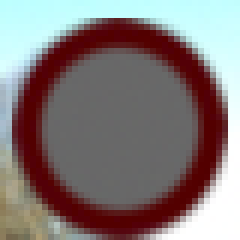
#> input picture signs/val/no_drive/1003.png, 40 x 40 px (shown 6 times larger); its folder holds only this picture in this run; the run also reads 1 picture not shown here
$ python -i eval1.py   (imports and definitions only)
#> lines starting #> are read from the running program, lines starting #| are printed output that depends on the picture; after the words box and inside, x2 and y2 are one past the last pixel; in counts of white or black regions, pixels touching at a corner belong together; pictures that were not available may be replaced by others from this repository, and a replacement may not be noted
import helpers
import cv2
import random
import numpy as np

def get_standatr_signs():

    a_unevenness = cv2.imread("data/standards/a_unevenness.jpg",0)
    a_unevenness = cv2.resize(a_unevenness, (64, 64))
    a_unevenness=cv2.GaussianBlur(a_unevenness,(3,3),0)
    #a_unevenness = cv2.inRange(a_unevenness, (89, 91, 60), (255, 255, 255))
    mask=cv2.threshold(a_unevenness,0,255,cv2.THRESH_BINARY+cv2.THRESH_OTSU)
    a_unevenness=mask[1]

    no_drive = cv2.imread("data/standards/no_drive.png",0)
    no_drive = cv2.resize(no_drive, (64, 64))
    no_drive=cv2.GaussianBlur(no_drive,(3,3),0)
    #no_drive = cv2.inRange(no_drive, (89, 91, 149), (255, 255, 255))
    mask=cv2.threshold(no_drive,0,255,cv2.THRESH_BINARY+cv2.THRESH_OTSU)
    no_drive=mask[1]

    no_entry = cv2.imread("data/standards/no_entry.jpg",0)
    no_entry = cv2.resize(no_entry, (64, 64))
    no_entry=cv2.GaussianBlur(no_entry,(3,3),0)
    #no_entry = cv2.inRange(no_entry, (89, 91, 149), (255, 255, 255))
    mask=cv2.threshold(no_entry,0,255,cv2.THRESH_BINARY+cv2.THRESH_OTSU)
    no_entry=mask[1]

    parking = cv2.imread("data/standards/parking.jpg",0)
    parking = cv2.resize(parking, (64, 64))
    parking=cv2.GaussianBlur(parking,(3,3),0)
    #parking = cv2.inRange(parking, (89, 91, 141), (255, 255, 255))
    mask=cv2.threshold(parking,0,255,cv2.THRESH_BINARY+cv2.THRESH_OTSU)
    parking=mask[1]

    pedistrain = cv2.imread("data/standards/pedistrain.jpg",0)
    pedistrain = cv2.resize(pedistrain, (64, 64))
    pedistrain=cv2.GaussianBlur(pedistrain,(3,3),0)
    #pedistrain = cv2.inRange(pedistrain, (89, 91, 149), (255, 255, 255))
    mask=cv2.threshold(pedistrain,0,255,cv2.THRESH_BINARY+cv2.THRESH_OTSU)
    pedistrain=mask[1]

    road_works = cv2.imread("data/standards/road_works.jpg",0)
    road_works = cv2.resize(road_works, (64, 64))
    road_works=cv2.GaussianBlur(road_works,(3,3),0)
    #road_works = cv2.inRange(road_works, (89, 91, 166), (255, 255, 255))
    mask=cv2.threshold(road_works,0,255,cv2.THRESH_BINARY+cv2.THRESH_OTSU)
    road_works=mask[1]

    stop = cv2.imread("data/standards/stop.jpg",0)
    stop = cv2.resize(stop, (64, 64))
    stop=cv2.GaussianBlur(stop,(3,3),0)
    #stop = cv2.inRange(stop, (89, 91, 149), (255, 255, 255))
    mask=cv2.threshold(stop,0,255,cv2.THRESH_BINARY+cv2.THRESH_OTSU)
    stop=mask[1]

    way_out = cv2.imread("data/standards/way_out.jpg",0)
    #way_out = cv2.inRange(way_out, (89, 91, 149), (255, 255, 255))
    way_out=cv2.GaussianBlur(way_out,(3,3),0)
    way_out = cv2.resize(way_out, (64, 64))
    mask=cv2.threshold(way_out,0,255,cv2.THRESH_BINARY+cv2.THRESH_OTSU)
    way_out=mask[1]

    cv2.imshow("a_unevenness",a_unevenness)
    cv2.imshow("no_drive",no_drive)
    cv2.imshow("no_entry",no_entry)
    cv2.imshow("parking",parking)
    cv2.imshow("pedistrain",pedistrain)
    cv2.imshow("road_works",road_works)
    cv2.imshow("stop",stop)
    cv2.imshow("way_out",way_out)
    standart_signs = {
        "a_unevenness": a_unevenness,
        "no_drive": no_drive,
        "no_entry": no_entry,
        "parking": parking,
        "pedistrain": pedistrain,
        "road_works": road_works,
        "stop": stop,
        "way_out": way_out
    }
    return standart_signs

def one_hot_encode(label):

    one_hot_encoded = []
    if label == "none":
        one_hot_encoded = [0, 0, 0, 0, 0, 0, 0, 0]
    elif label == "pedistrain":
        one_hot_encoded = [1, 0, 0, 0, 0, 0, 0, 0]
    elif label == "no_drive":
        one_hot_encoded = [0, 1, 0, 0, 0, 0, 0, 0]
    elif label == "stop":
        one_hot_encoded = [0, 0, 1, 0, 0, 0, 0, 0]
    elif label == "way_out":
        one_hot_encoded = [0, 0, 0, 1, 0, 0, 0, 0]
    elif label == "no_entry":
        one_hot_encoded = [0, 0, 0, 0, 1, 0, 0, 0]
    elif label == "road_works":
        one_hot_encoded = [0, 0, 0, 0, 0, 1, 0, 0]
    elif label == "parking":
        one_hot_encoded = [0, 0, 0, 0, 0, 0, 1, 0]
    elif label == "a_unevenness":
        one_hot_encoded = [0, 0, 0, 0, 0, 0, 0, 1]

    return one_hot_encoded

def predict_label(image):

    standart_signs = get_standatr_signs()
    a_unevenness = standart_signs["a_unevenness"]
    no_drive = standart_signs["no_drive"]
    no_entry = standart_signs["no_entry"]
    parking = standart_signs["parking"]
    pedistrain = standart_signs["pedistrain"]
    road_works = standart_signs["road_works"]
    stop = standart_signs["stop"]
    way_out = standart_signs["way_out"]

    predicted_label = [0, 0, 0, 0, 0, 0, 0, 1]
    image = cv2.resize(image, (64, 64))
    image = cv2.cvtColor(image, cv2.COLOR_BGR2GRAY)
    #image=cv2.GaussianBlur(image,(5,5),0)
    image=cv2.medianBlur(image,3)
    mask=cv2.threshold(image,0,255,cv2.THRESH_BINARY+cv2.THRESH_OTSU)
    image=mask[1]
    image=cv2.medianBlur(image,3)
    #image=cv2.erode(image,(5,5),iterations=3)
    a_unevenness_val = 0
    no_drive_val = 0
    no_entry_val = 0
    none_val = 0
    parking_val = 0
    pedistrain_val = 0
    road_works_val = 0
    stop_val = 0
    way_out_val = 0

    cv2.imshow("rgb_image", image)
    which_one=np.array([0,0,0,0,0,0,0,0,0])
    for i in range(64):
        for j in range(64):
            if image[i][j] == a_unevenness[i][j]:
                which_one[0] += 1
            if image[i][j] == no_drive[i][j]:
                which_one[1]+= 1
            if image[i][j] == no_entry[i][j]:
                which_one[2] += 1
            if image[i][j] == parking[i][j]:
                which_one[3] += 1
            if image[i][j] == pedistrain[i][j]:
                which_one[4] += 1
            if image[i][j] == road_works[i][j]:
                which_one[5] += 1
            if image[i][j] == stop[i][j]:
                which_one[6] += 1
            if image[i][j] == way_out[i][j]:
                which_one[7] += 1
    #print(a_unevenness_val,no_drive_val,no_entry_val,parking_val,pedistrain_val,road_works_val,stop_val,way_out_val)
    maxx=which_one[0]
    count=0
    for i in range(8):
            if which_one[i]>maxx:
                maxx=which_one[i]
                count=i
    if maxx>2900:
        if count == 0:
            predicted_label = one_hot_encode("a_unevenness")
        elif count == 1:
            predicted_label = one_hot_encode("no_drive")
        elif count == 2:
            predicted_label = one_hot_encode("no_entry")
        elif count == 3:
            predicted_label = one_hot_encode("parking")
        elif count == 4:
            predicted_label = one_hot_encode("pedistrain")
        elif count == 5:
            predicted_label = one_hot_encode("road_works")
        elif count == 6:
            predicted_label = one_hot_encode("stop")
        elif count == 7:
            predicted_label = one_hot_encode("way_out")
    else:
        predicted_label = one_hot_encode("none")
    return predicted_label

>>> import cv2
>>> picture = cv2.imread('val/no_drive/1003.png', cv2.IMREAD_GRAYSCALE)
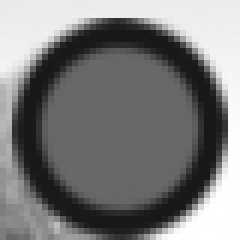
#> picture: shape (40, 40) (shown 6 times larger); min 24, max 255, mean 123.6
>>> result = predict_label(picture)
#> in get_standatr_signs, `a_unevenness = cv2.resize(a_unevenness, (64, 64))`:
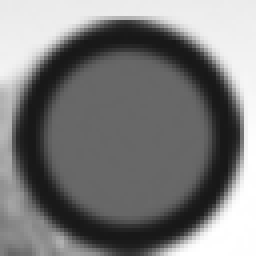
#> a_unevenness: shape (64, 64) (shown 4 times larger); min 24, max 255, mean 123.5
#> in get_standatr_signs, `a_unevenness=mask[1]`:
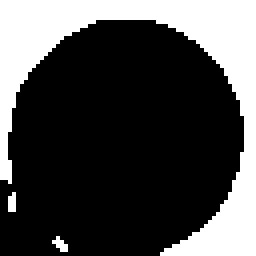
#> a_unevenness: shape (64, 64) (shown 4 times larger); 28.6% white; 3 white regions (2 under 20 px), largest, box (x1, y1, x2, y2) and area: (0, 0, 64, 64) 1155
#> (the run stopped early here; a loop or call above may not have finished)
